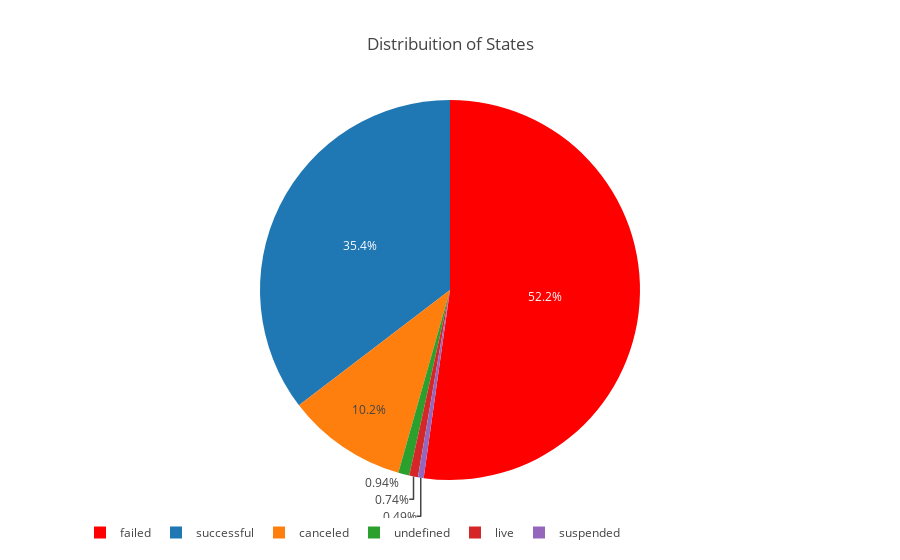

The cell this chart's notebook holds for it:
### Markdown cell above
To visualise the distribution of the original states, the original dataset is used 'df_kick_main' is used.
To make more sense of the state distributions the percentages of the states are visualised.

### Code cell
percentual_sucess = round(df_kick_main["state"].value_counts() / len(df_kick_main["state"]) * 100,2)

print("State Percentual in %: ")
print(percentual_sucess)

state = round(df_kick_main["state"].value_counts() / len(df_kick_main["state"]) * 100,2)

labels = list(state.index)
values = list(state.values)

trace1 = go.Pie(labels=labels, values=values, marker=dict(colors=['red']))

layout = go.Layout(title='Distribuition of States', legend=dict(orientation="h"));

fig = go.Figure(data=[trace1], layout=layout)
iplot(fig)

### Figure 1 — Plotly figure (JSON) as saved in the notebook; plotly's stock layout.template omitted (floating-point values rounded to 4 significant figures)
{"data": [{"labels": ["failed", "successful", "canceled", "undefined", "live", "suspended"], "marker": {"colors": ["red"]}, "type": "pie", "uid": "c95a0ccc-aa79-402e-8cc5-da0b4a3bcc7d", "values": [52.22, 35.38, 10.24, 0.94, 0.74, 0.49]}], "layout": {"legend": {"orientation": "h"}, "title": {"text": "Distribuition of States"}}}
